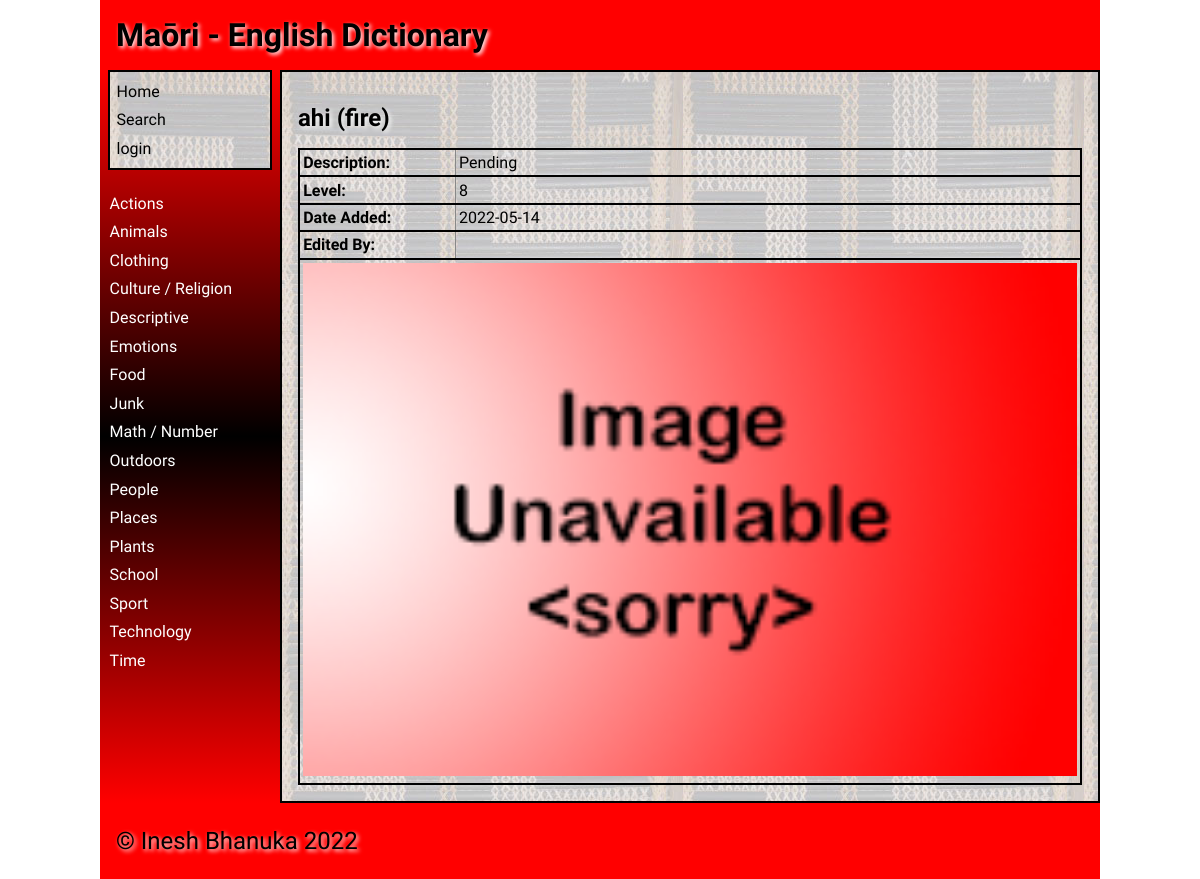
Page /word/182?breadcrumb=/search/A on the earlier database version.
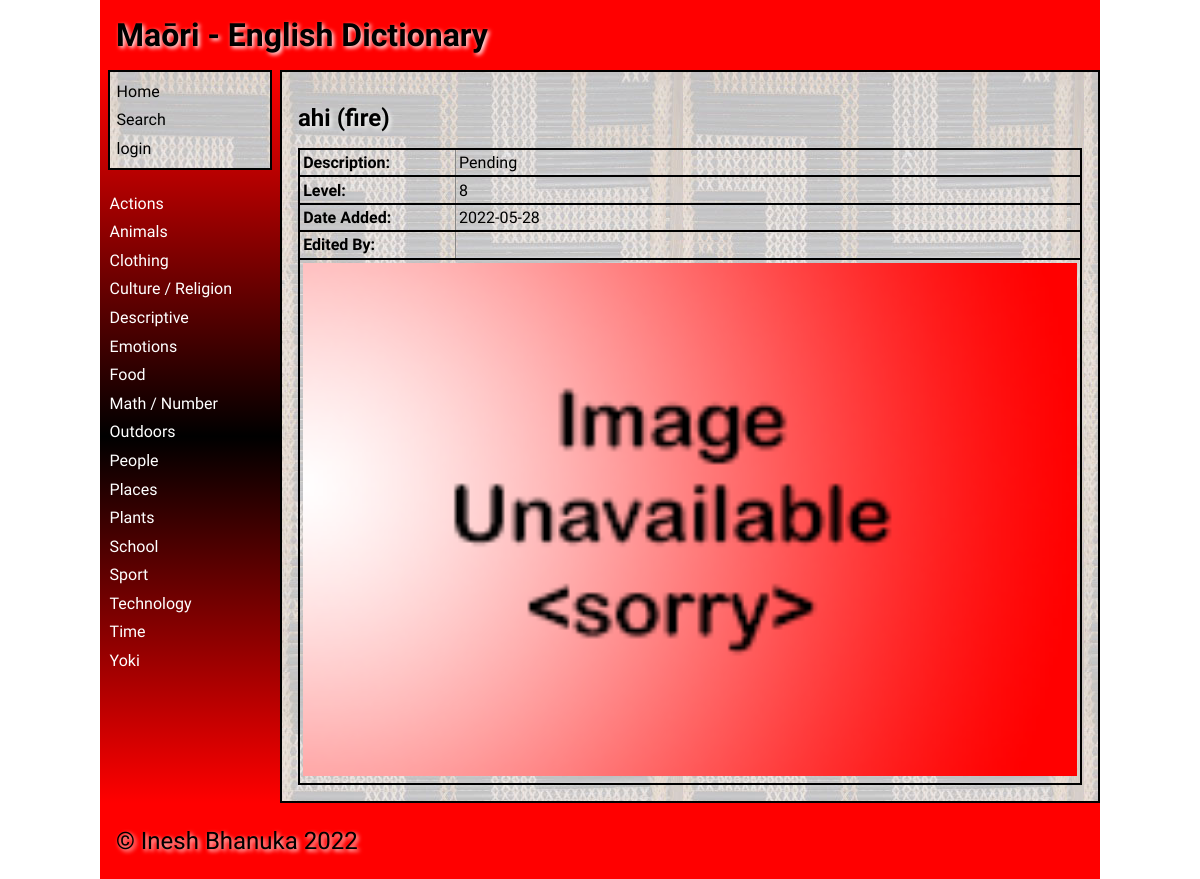
Same page on the later database version.
### tables this page shows
CREATE TABLE "category"
(
    id            integer
        primary key autoincrement,
    category_name varchar(30) not null
);

CREATE TABLE "dictionary"
(
    id          integer
        primary key autoincrement,
    maori       varchar(30)   not null,
    english     varchar(30)   not null,
    description varchar(1000) not null,
    level       integer       not null,
    category_id integer       not null
        references category
            on delete cascade,
    user_id     integer
                              references user_details
                                  on delete set null,
    date_added  datetime      not null
);

### app.py (the view)
@app.route('/word/<word_id>', methods=["POST", "GET"])
def render_word(word_id):
    breadcrumb = request.args.get("breadcrumb")
    if request.method == "POST":
        is_valid, return_url = validate_update_word(request.form, word_id, breadcrumb)
        if not is_valid:
            return redirect(return_url)
        return redirect(f'/word/{word_id}?breadcrumb={breadcrumb}')
    word = get_dictionary_word(word_id)
    if word is None:
        return redirect('/?error=Word+could+not+be+retrieved+unexpected+error')
    error = request.args.get('error')
    if breadcrumb is None:
        breadcrumb = "/"
    return render_template('word.html',
                           word_details=word,
                           logged_in=is_logged_in(),
                           error=error,
                           image_name=get_image_filename(word[0][2]),
                           checked=get_checked(word[0][4]),
                           category_list=get_categories(),
                           allow_edit=allow_edit(),
                           breadcrumb=breadcrumb,
                           current_user=get_user())

### data_access.py (called while the page is built)
def get_connection(db_file):
    try:
        connection = sqlite3.connect(db_file)
        connection.execute('pragma foreign_keys=ON')
        return connection
    except Error as e:
        print(e)
    return None

def execute_query(query, args=None):
    connection = get_connection(DATABASE)
    cursor = connection.cursor()
    try:
        if args is None:
            cursor.execute(query)
        else:
            cursor.execute(query, args)
        query_results = cursor.fetchall()
    except sqlite3.Error as e:
        return e
    finally:
        if connection is not None:
            connection.close()
    return query_results

def get_category_list():
    category_list = execute_query("SELECT * FROM category ORDER BY category_name")
    if issubclass(type(category_list), Error):
        return []
    return category_list

### services.py (called while the page is built)
def is_logged_in():
    if session.get('email') is None:
        return False
    else:
        return True

def allow_edit():
    if not is_logged_in():
        return False
    email = session.get('email')
    allow = get_allow_edit(email)
    if allow is None:
        return False
    return allow

def get_categories():
    return get_category_list()

### templates/word.html (shortened to what this page needs)
{% extends "base.html" %}
    {% set id = word_details[0][0] %}
    {% set maori = word_details[0][1] %}
    {% set english = word_details[0][2] %}
    {% set description = word_details[0][3] %}
    {% set level = word_details[0][4] %}
    {% set image = image_name %}
    {% set date_added = word_details[0][5] %}
    {% set edited_by = word_details[0][6] + ' ' + word_details[0][7] %}
{% block main %}
    {% if logged_in and allow_edit %}
        <h2>{{ maori }} ({{english}})<strong> -</strong> <a href="\delete_word\{{ id }}?breadcrumb={{ breadcrumb }}">Delete Word</a></h2>
    {% else %}
        <h2>{{ maori }} ({{english}})</h2>
    {% endif %}
    <table class="word-table">
        <tbody>
            {% if maori != None %}
                <tr>
                    <td><strong>Description: </strong></td>
                    <td class="description-wrap">{{ description }}</td>
                </tr>
                <tr>
                    <td><strong>Level: </strong></td>
                    <td>{{ level }}</td>
                </tr>
                <tr>
                    <td><strong>Date Added: </strong></td>
                    <td>{{ date_added }}</td>
                </tr>
                <tr>
                    <td><strong>Edited By: </strong></td>
                    <td>{{ edited_by }}</td>
                </tr>
                    <td colspan="2"><img src= "../static/images/{{ image }}" alt="Word image"></td>
            {% endif %}
        </tbody>
    </table>
{% endblock %}

### templates/base.html (shortened to what this page needs)
<!doctype html>
<html lang="en">
<head>
	<link href="{{ url_for('static', filename='css/style.css') }}" rel="stylesheet">
</head>
<body>
	<div id="container">
		<header>
			<span class="heading">Maōri - English Dictionary</span>
            <span class="right">{{ current_user }}</span>
		</header>
		<nav style="padding-top: 0">
			<ul>
                <div class="main-links">
                    <li><a href="/" style="color: black;">Home</a></li>
                    <li><a href="/search/~" style="color: black;">Search</a></li>
                    {% if logged_in %}
                        {% if allow_edit %}
                            <li><a href="/add_category" style="color: black;">Add Category</a></li>
                        {% endif %}
                        <li><a href="/logout" style="color: black;">Logout</a></li>
                    {% else %}
                        <li><a href="/login" style="color: black;">login</a></li>
                    {% endif %}
                </div>
                <br>
                {% for category in category_list %}
                    <li><a href="/category/{{ category[0] }}">{{ category[1] }}</a></li>
                {% endfor %}
			</ul>
		</nav>
		<main style="border: solid black 2px">
            {% block main %}{% endblock %}
        </main>
		<footer>
			<p>
				&copy; Inesh Bhanuka 2022
			</p>
		</footer>
	</div>
</body>
</html>

Differences in the rows shown:
removed category: category_name "Junk"
added category: category_name "Yoki"
changed dictionary "ahi": date_added "2022-05-14" → "2022-05-28"
